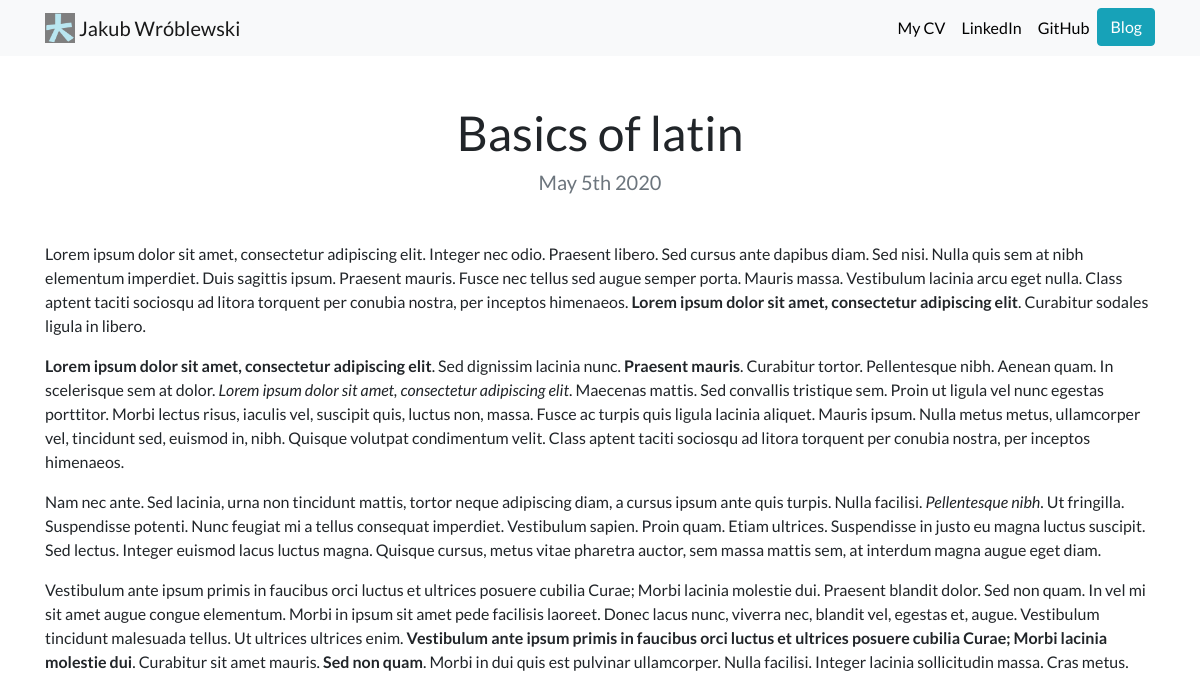
The app's page /blog_app/6/ with its own data.
### blog_app/models.py (models this page shows, shortened)
class BlogProject(models.Model):
    title = models.CharField(max_length=200)
    date = models.DateField()
    description = models.TextField()

### blog_app/views.py (the view)
def detail(request, blog_id):
    blog = get_object_or_404(BlogProject, pk=blog_id)
    return render(request, 'blog_app/detail.html', {'blog':blog})

### blog_app/templates/blog_app/detail.html
{% extends "portfolio_app/base.html" %}
{% load static %}
{% block content %}
<h1 class="text-center mt-5" id="blogdetailtitle">{{ blog.title }}</h1>
<h5 class="text-center text-muted mb-5">{{ blog.date|date:'F jS Y' }}</h5>
{{ blog.description|safe }}
{% endblock %}

### portfolio_app/static/portfolio_app/custom.css (style rules this page uses)
body { font-family: 'Lato', sans-serif; }
@media (min-width: 992px) { #blogdetailtitle { font-size: 3rem; } }

### records on screen
BlogProject: title "Basics of latin", date "May 5th 2020", description "Lorem ipsum dolor sit amet, consectetur adipiscing elit. Integer nec odio. Praesent libero. Sed cursus ante dapibus diam. Sed nisi. Nulla quis sem at nibh elementum imperdiet. Duis sagittis ipsum. Praesent mauris. Fusce nec tellus sed augue semper porta. Mauris massa. Vestibulum lacinia arcu eget nulla. Class aptent taciti sociosqu ad litora torquent per conubia nostra, per inceptos himenaeos. Lorem ipsum dolor sit amet, consectetur adipiscing elit . Curabitur sodales ligula in libero. Lorem ipsum dolor sit amet, consectetur adipiscing elit . Sed dignissim lacinia nunc. Praesent mauris . Curabitur tortor. Pellentesque nibh. Aenean quam. In scelerisque sem at dolor. Lorem ipsum dolor sit…"
